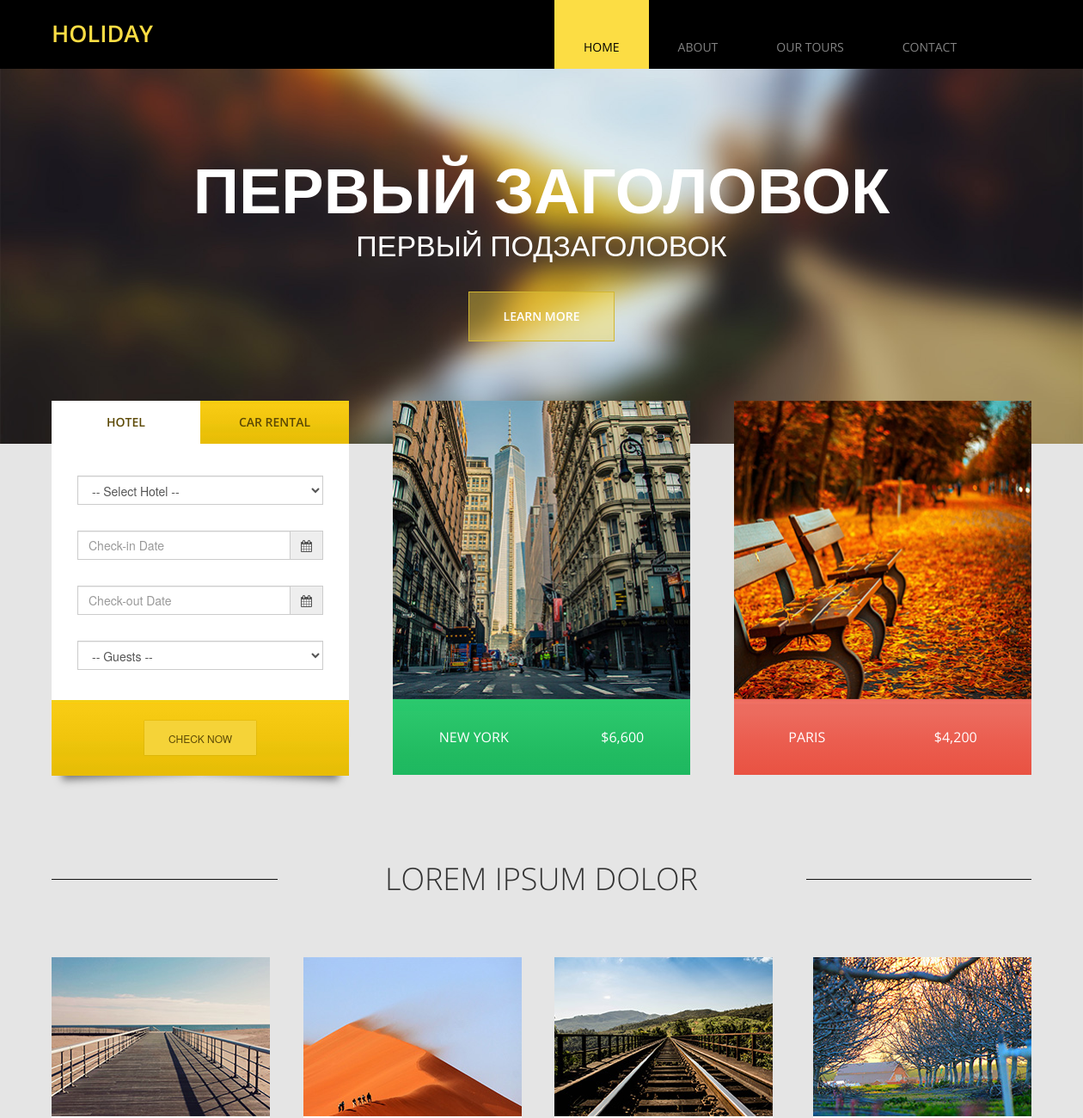
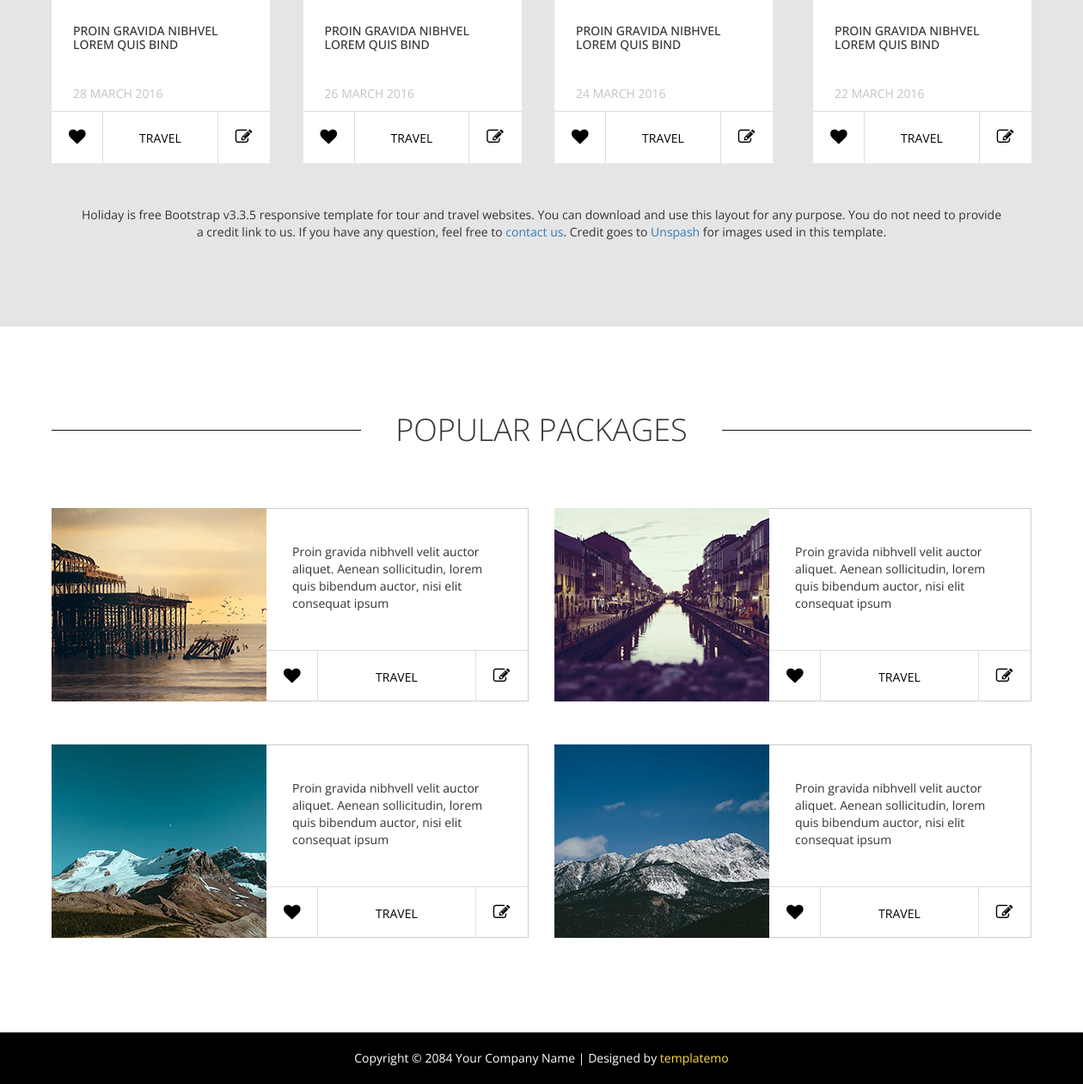
The page / on the database its author committed (2 pictures, top to bottom).
### main/models.py (models this page shows)
class Slider(models.Model):
    title = models.CharField(max_length=20)
    subtitle = models.CharField(max_length=20)
    image = models.ImageField(upload_to='static/img')

### main/views.py (the view)
# urls.py: path('', index, name='index'),
def index(request):
    slider = Slider.objects.all()
    data = {
        'slider': slider
    }
    return render(request, 'main/index.html', data)

### main/templates/main/index.html (shortened to what this page needs)
{% extends 'main/base.html' %}
{% load static %}
{% block active_page %}
<li><a href="{% url 'index' %}" class="active">Home</a></li>
<li><a href="{% url 'about' %}">About</a></li>
<li><a href="{% url 'tours' %}">Our Tours</a></li>
<li><a href="{% url 'contact' %}">Contact</a></li>
{% endblock %}
{% block slider %}
{% for slide in slider %}
<li>
	<div class="tm-banner-inner">
		<h1 class="tm-banner-title">{{ slide.title }}</h1>
		<p class="tm-banner-subtitle">{{ slide.subtitle }}</p>
		<a href="#more" class="tm-banner-link">Learn More</a>
	</div>
	<img src="{{ slide.image }}" alt="Image" />
</li>
{% endfor %}
{% endblock %}
{% block content %}
	<section class="container tm-home-section-1" id="more">
		<div class="row">
			<div class="col-lg-4 col-md-4 col-sm-6">
				<div class="tm-home-box-1">
					<ul class="nav nav-tabs tm-white-bg" role="tablist" id="hotelCarTabs">
					    <li role="presentation" class="active">
					    	<a href="#hotel" aria-controls="hotel" role="tab" data-toggle="tab">Hotel</a>
					    </li>
					    <li role="presentation">
					    	<a href="#car" aria-controls="car" role="tab" data-toggle="tab">Car Rental</a>
					    </li>
					</ul>
					<div class="tab-content">
					    <div role="tabpanel" class="tab-pane fade in active tm-white-bg" id="hotel">
					    	<div class="tm-search-box effect2">
								<form action="#" method="post" class="hotel-search-form">
									<div class="tm-form-inner">
										<div class="form-group">
							            	 <select class="form-control">
							            	 	<option value="">-- Select Hotel -- </option>
											</select>
							          	</div>
							          	<div class="form-group">
							                <div class='input-group date' id='datetimepicker1'>
							                    <input type='text' class="form-control" placeholder="Check-in Date" />
							                    <span class="input-group-addon">
							                        <span class="fa fa-calendar"></span>
							                    </span>
							                </div>
							            </div>
							          	<div class="form-group">
							                <div class='input-group date' id='datetimepicker2'>
							                    <input type='text' class="form-control" placeholder="Check-out Date" />
							                    <span class="input-group-addon">
							                        <span class="fa fa-calendar"></span>
							                    </span>
							                </div>
							            </div>
							            <div class="form-group margin-bottom-0">
							                <select class="form-control">
							            	 	<option value="">-- Guests -- </option>
											</select>
							            </div>
									</div>
						            <div class="form-group tm-yellow-gradient-bg text-center">
						            	<button type="submit" name="submit" class="tm-yellow-btn">Check Now</button>
						            </div>
								</form>
							</div>
					    </div>
					</div>
				</div>
			</div>
			<div class="col-lg-4 col-md-4 col-sm-6">
				<div class="tm-home-box-1 tm-home-box-1-2 tm-home-box-1-center">
					<img src="{% static 'img/index-01.jpg' %}" alt="image" class="img-responsive">
					<a href="#">
						<div class="tm-green-gradient-bg tm-city-price-container">
							<span>New York</span>
							<span>$6,600</span>
						</div>
					</a>
				</div>
			</div>
			<div class="col-lg-4 col-md-4 col-sm-6">
				<div class="tm-home-box-1 tm-home-box-1-2 tm-home-box-1-right">
					<img src="{% static 'img/index-02.jpg' %}" alt="image" class="img-responsive">
					<a href="#">
						<div class="tm-red-gradient-bg tm-city-price-container">
							<span>Paris</span>
							<span>$4,200</span>
						</div>
					</a>
				</div>
			</div>
		</div>
		<div class="section-margin-top">
			<div class="row">
				<div class="tm-section-header">
					<div class="col-lg-3 col-md-3 col-sm-3"><hr></div>
					<div class="col-lg-6 col-md-6 col-sm-6"><h2 class="tm-section-title">Lorem Ipsum Dolor</h2></div>
					<div class="col-lg-3 col-md-3 col-sm-3"><hr></div>
				</div>
			</div>
			<div class="row">
				<div class="col-lg-3 col-md-3 col-sm-6 col-xs-6 col-xxs-12">
					<div class="tm-home-box-2">
						<img src="{% static 'img/index-03.jpg' %}" alt="image" class="img-responsive">
						<h3>Proin Gravida Nibhvel Lorem Quis Bind</h3>
						<p class="tm-date">28 March 2016</p>
						<div class="tm-home-box-2-container">
							<a href="#" class="tm-home-box-2-link"><i class="fa fa-heart tm-home-box-2-icon border-right"></i></a>
							<a href="#" class="tm-home-box-2-link"><span class="tm-home-box-2-description">Travel</span></a>
							<a href="#" class="tm-home-box-2-link"><i class="fa fa-edit tm-home-box-2-icon border-left"></i></a>
						</div>
					</div>
				</div>
				<div class="col-lg-3 col-md-3 col-sm-6 col-xs-6 col-xxs-12">
					<div class="tm-home-box-2">
					    <img src="{% static 'img/index-04.jpg' %}" alt="image" class="img-responsive">
						<h3>Proin Gravida Nibhvel Lorem Quis Bind</h3>
						<p class="tm-date">26 March 2016</p>
						<div class="tm-home-box-2-container">
							<a href="#" class="tm-home-box-2-link"><i class="fa fa-heart tm-home-box-2-icon border-right"></i></a>
							<a href="#" class="tm-home-box-2-link"><span class="tm-home-box-2-description">Travel</span></a>
							<a href="#" class="tm-home-box-2-link"><i class="fa fa-edit tm-home-box-2-icon border-left"></i></a>
						</div>
					</div>
				</div>
				<div class="col-lg-3 col-md-3 col-sm-6 col-xs-6 col-xxs-12">
					<div class="tm-home-box-2">
					    <img src="{% static 'img/index-05.jpg' %}" alt="image" class="img-responsive">
						<h3>Proin Gravida Nibhvel Lorem Quis Bind</h3>
						<p class="tm-date">24 March 2016</p>
						<div class="tm-home-box-2-container">
							<a href="#" class="tm-home-box-2-link"><i class="fa fa-heart tm-home-box-2-icon border-right"></i></a>
							<a href="#" class="tm-home-box-2-link"><span class="tm-home-box-2-description">Travel</span></a>
							<a href="#" class="tm-home-box-2-link"><i class="fa fa-edit tm-home-box-2-icon border-left"></i></a>
						</div>
					</div>
				</div>
				<div class="col-lg-3 col-md-3 col-sm-6 col-xs-6 col-xxs-12">
					<div class="tm-home-box-2 tm-home-box-2-right">
					    <img src="{% static 'img/index-06.jpg' %}" alt="image" class="img-responsive">
						<h3>Proin Gravida Nibhvel Lorem Quis Bind</h3>
						<p class="tm-date">22 March 2016</p>
						<div class="tm-home-box-2-container">
							<a href="#" class="tm-home-box-2-link"><i class="fa fa-heart tm-home-box-2-icon border-right"></i></a>
							<a href="#" class="tm-home-box-2-link"><span class="tm-home-box-2-description">Travel</span></a>
							<a href="#" class="tm-home-box-2-link"><i class="fa fa-edit tm-home-box-2-icon border-left"></i></a>
						</div>
					</div>
				</div>
			</div>
			<div class="row">
				<div class="col-lg-12">
					<p class="home-description">Holiday is free Bootstrap v3.3.5 responsive template for tour and travel websites. You can download and use this layout for any purpose. You do not need to provide a credit link to us. If you have any question, feel free to <a href="http://www.facebook.com/templatemo" target="_parent">contact us</a>. Credit goes to <a rel="nofollow" href="http://unsplash.com" target="_parent">Unspash</a> for images used in this template.</p>
				</div>
			</div>
		</div>
	</section>
	<section class="tm-white-bg section-padding-bottom">
		<div class="container">
			<div class="row">
				<div class="tm-section-header section-margin-top">
					<div class="col-lg-4 col-md-3 col-sm-3"><hr></div>
					<div class="col-lg-4 col-md-6 col-sm-6"><h2 class="tm-section-title">Popular Packages</h2></div>
					<div class="col-lg-4 col-md-3 col-sm-3"><hr></div>
				</div>
				<div class="col-lg-6">
					<div class="tm-home-box-3">
						<div class="tm-home-box-3-img-container">
							<img src="{% static 'img/index-07.jpg' %}" alt="image" class="img-responsive">
						</div>
						<div class="tm-home-box-3-info">
							<p class="tm-home-box-3-description">Proin gravida nibhvell velit auctor aliquet. Aenean sollicitudin, lorem quis bibendum auctor, nisi elit consequat ipsum</p>
					        <div class="tm-home-box-2-container">
							<a href="#" class="tm-home-box-2-link"><i class="fa fa-heart tm-home-box-2-icon border-right"></i></a>
							<a href="#" class="tm-home-box-2-link"><span class="tm-home-box-2-description box-3">Travel</span></a>
							<a href="#" class="tm-home-box-2-link"><i class="fa fa-edit tm-home-box-2-icon border-left"></i></a>
						</div>
						</div>
					</div>
			     </div>
			     <div class="col-lg-6">
			        <div class="tm-home-box-3">
						<div class="tm-home-box-3-img-container">
							<img src="{% static 'img/index-08.jpg' %}" alt="image" class="img-responsive">
						</div>
						<div class="tm-home-box-3-info">
							<p class="tm-home-box-3-description">Proin gravida nibhvell velit auctor aliquet. Aenean sollicitudin, lorem quis bibendum auctor, nisi elit consequat ipsum</p>
					        <div class="tm-home-box-2-container">
							<a href="#" class="tm-home-box-2-link"><i class="fa fa-heart tm-home-box-2-icon border-right"></i></a>
							<a href="#" class="tm-home-box-2-link"><span class="tm-home-box-2-description box-3">Travel</span></a>
							<a href="#" class="tm-home-box-2-link"><i class="fa fa-edit tm-home-box-2-icon border-left"></i></a>
						</div>
						</div>
					</div>
				</div>
				<div class="col-lg-6">
				    <div class="tm-home-box-3">
						<div class="tm-home-box-3-img-container">
							<img src="{% static 'img/index-09.jpg' %}" alt="image" class="img-responsive">
						</div>
						<div class="tm-home-box-3-info">
							<p class="tm-home-box-3-description">Proin gravida nibhvell velit auctor aliquet. Aenean sollicitudin, lorem quis bibendum auctor, nisi elit consequat ipsum</p>
					        <div class="tm-home-box-2-container">
							<a href="#" class="tm-home-box-2-link"><i class="fa fa-heart tm-home-box-2-icon border-right"></i></a>
							<a href="#" class="tm-home-box-2-link"><span class="tm-home-box-2-description box-3">Travel</span></a>
							<a href="#" class="tm-home-box-2-link"><i class="fa fa-edit tm-home-box-2-icon border-left"></i></a>
						</div>
						</div>
					</div>
			    </div>
			    <div class="col-lg-6">
			        <div class="tm-home-box-3">
						<div class="tm-home-box-3-img-container">
							<img src="{% static 'img/index-10.jpg' %}" alt="image" class="img-responsive">
						</div>
						<div class="tm-home-box-3-info">
							<p class="tm-home-box-3-description">Proin gravida nibhvell velit auctor aliquet. Aenean sollicitudin, lorem quis bibendum auctor, nisi elit consequat ipsum</p>
					        <div class="tm-home-box-2-container">
							<a href="#" class="tm-home-box-2-link"><i class="fa fa-heart tm-home-box-2-icon border-right"></i></a>
							<a href="#" class="tm-home-box-2-link"><span class="tm-home-box-2-description box-3">Travel</span></a>
							<a href="#" class="tm-home-box-2-link"><i class="fa fa-edit tm-home-box-2-icon border-left"></i></a>
						</div>
						</div>
					</div>
			   	</div>
			</div>
		</div>
	</section>
{% endblock %}

### static/css/flexslider.css (style rules this page uses)
.slides, .slides > li, .flex-control-nav, .flex-direction-nav { margin: 0; padding: 0; list-style: none; }
.flexslider .slides > li { display: none; -webkit-backface-visibility: hidden; }
.flexslider .slides img { width: 100%; display: block; }
.flexslider .slides img { height: auto; }

### rows shown on the page
Slider: title "ПЕРВЫЙ ЗАГОЛОВОК", subtitle "ПЕРВЫЙ ПОДЗАГОЛОВОК", image (picture)
